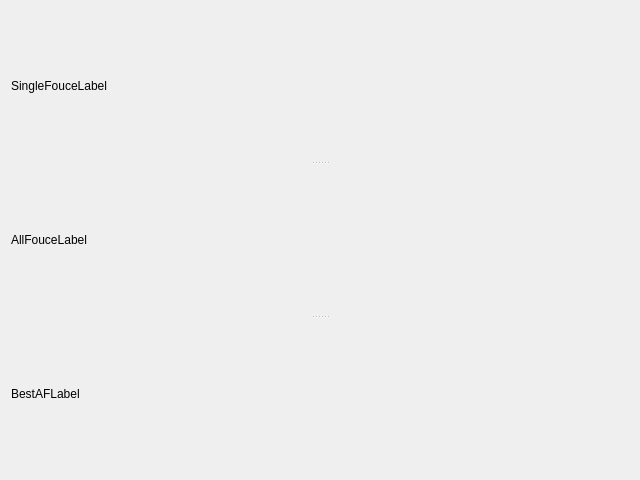
<?xml version="1.0" encoding="UTF-8"?>
<ui version="4.0">
 <class>SigamaResultForm</class>
 <widget class="QWidget" name="SigamaResultForm">
  <property name="geometry">
   <rect>
    <x>0</x>
    <y>0</y>
    <width>640</width>
    <height>480</height>
   </rect>
  </property>
  <property name="windowTitle">
   <string>Form</string>
  </property>
  <layout class="QGridLayout" name="gridLayout">
   <item row="0" column="0">
    <widget class="QSplitter" name="splitter">
     <property name="orientation">
      <enum>Qt::Vertical</enum>
     </property>
     <widget class="QLabel" name="SingleFouceLabel">
      <property name="text">
       <string>SingleFouceLabel</string>
      </property>
     </widget>
     <widget class="QLabel" name="AllFouseLabel">
      <property name="text">
       <string>AllFouceLabel</string>
      </property>
     </widget>
     <widget class="QLabel" name="BestAFLabel">
      <property name="text">
       <string>BestAFLabel</string>
      </property>
     </widget>
    </widget>
   </item>
  </layout>
 </widget>
 <resources/>
 <connections/>
</ui>
